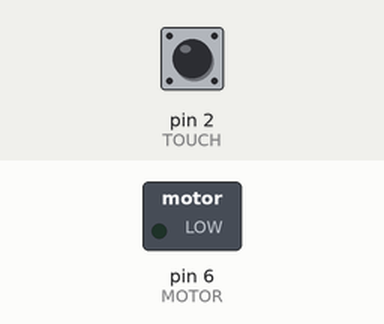
Recording of a sketch running on a simulated Arduino Uno, built with avr-gcc and run on an emulated ATmega328P. Shown: switched loads named in the sketch (green lamp = pin HIGH). The test bench sets the inputs (shaded band); at power-on: pin 2 (TOUCH) LOW.

Above: at 1.2 s.
1.3 s: pin 2 (TOUCH) pulled HIGH for 1 s
At 3.4 s:
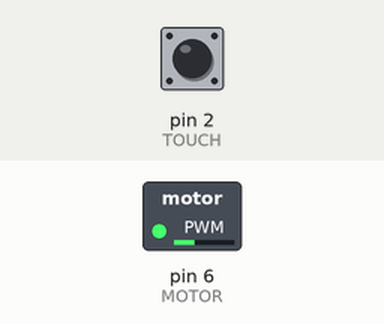
3.9 s: pin 2 (TOUCH) pulled HIGH for 0.25 s
At 4.8 s:
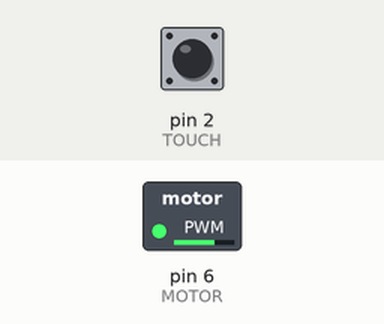
5.7 s: pin 2 (TOUCH) pulled HIGH for 3.2 s
At 6.1 s:
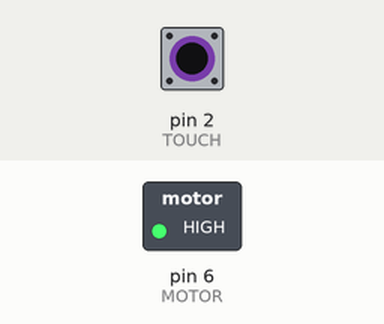
Timing chart, 0 to 10.5 s (numbered marks = the images above; inputs shaded):
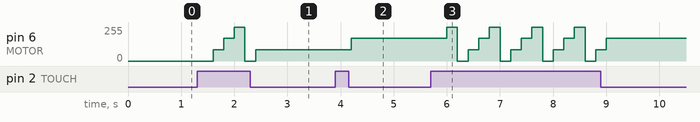

Measured:
- after the input at 1.3 s, pin 6 (MOTOR): 0/255 → 85/255 after 0.30 s, → 170/255 0.20 s later, → 255/255 0.20 s later, → 0/255 0.20 s later, … (5 changes in this stretch)
- after the input at 3.9 s, pin 6 (MOTOR): 85/255 → 170/255 after 0.30 s
- after the input at 5.7 s, pin 6 (MOTOR): 170/255 → 255/255 after 0.30 s, then repeats every 0.80 s: 0/255 0.20 s, 85/255 0.20 s, 170/255 0.20 s, 255/255 0.20 s, until it stays 170/255 from 9.0 s

The sketch:

DC_MOTOR_2.ino
```cpp
#include <DHT.h>
#include <DHT_U.h>

#define MOTOR 6
#define TOUCH 2

int count = 0;

void setup() {
  // put your setup code here, to run once:
  pinMode(MOTOR, OUTPUT);
  pinMode(TOUCH, INPUT);
}

void loop() {
  // put your main code here, to run repeatedly:
  int value = digitalRead(TOUCH);
  delay(200);

  if(value == HIGH){ //터치 센서 눌렀을때
    count++;
    switch(count){
      case 1:
      analogWrite(MOTOR, 85); // 최대 속도의 1/3 속도 출력
      break;
      case 2:
      analogWrite(MOTOR, 170); // 최대 속도의 2/3 속도 출력
      break;
      case 3:
      analogWrite(MOTOR, 255); // 최대 속도 출력
      break;
      case 4:
      analogWrite(MOTOR, 0); // 모터 멈춤
      count = 0;
      break;
    }
  }
}
```
